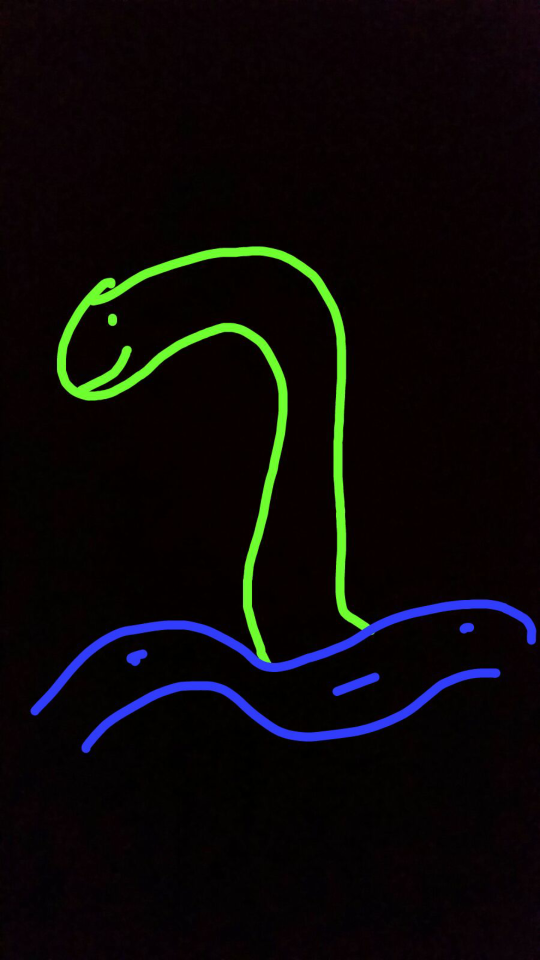
#> input picture test/data/images/image1.png, 1080 x 1920 px (shown at 1/2 size)
$ python -i images.py   (imports and definitions only)
#> lines starting #> are read from the running program, lines starting #| are printed output that depends on the picture
import random
import numpy as np
import cv2
from typing import Union, List
from typing import Any
from typing import Tuple
from collections import OrderedDict

# Deeplodocus imports
from deeplodocus.utils.notification import Notification
from deeplodocus.flags.notif import *
from deeplodocus.data.transform.transform_data import TransformData
from deeplodocus.flags.lib import *
"""
This file contains all the default transforms for images
"""


# [89 lines that did not run here, left out]


def crop(image: np.array, coords: Union[List, Tuple], resize: bool = False) -> Tuple[np.array, None]:
    """
    AUTHORS:
    --------

    :author: Samuel Westlake
    :author: Alix Leroy

    DESCRIPTION:
    ------------

    Crop an image at specific coordinates

    PARAMETERS:
    -----------

    :param image:  (np.array): The input image
    :param coords: (list): The coordinates to be cropped
    :param resize: (bool) Whether or not to resize the image to the original shape after cropping

    RETURN:
    -------

    :return (np.array): The cropped image
    :return: None
    """
    x0, y0, x1, y1 = coords
    if resize:
        height, width = image.shape[0:2]
        return cv2.resize(image[y0: y1, x0: x1, ...], (width, height)), None
    else:
        return image[y0: y1, x0: x1, ...], None


# [44 lines that did not run here, left out]


def blur(image: np.array, kernel_size: int) -> Tuple[Any, None]:
    """
    AUTHORS:
    --------

    :author: Alix Leroy

    DESCRIPTION:
    ------------

    Apply a blur to the image

    PARAMETERS:
    -----------

    :param image (np.array): The image to transform
    :param kernel_size (int): Kernel size

    RETURN:
    -------

    :return: The blurred image
    :return: None
    """
    return cv2.blur(image, (int(kernel_size), int(kernel_size))), None


def adjust_gamma(image, gamma) -> Tuple[np.array, None]:
    """
    AUTHORS:
    --------

    :author: Alix Leroy

    DESCRIPTION:
    ------------

    Modify the gamma of the image

    PARAMETERS:
    -----------

    :param image: np.array: The image to transform
    :param gamma: float: Gamma value

    RETURN:
    -------

    :return: The transformed image
    :return: None
    """
    inv_gamma = 1.0 / gamma
    table = np.array([((i / 255.0) ** inv_gamma) * 255
                      for i in np.arange(0, 256)]).astype("uint8")
    return cv2.LUT(image, table), None


def resize(image: np.array, shape, keep_aspect: bool = False, padding: int = 0, method=None) -> Tuple[np.array, None]:
    """
    AUTHORS:
    --------

    :author: Samuel Westlake
    :author: Alix Leroy

    DESCRIPTION:
    ------------

    Resize an image

    PARAMETERS:
    -----------

    :param image: np.array: input image
    :param shape: tuple: target shape
    :param keep_aspect->bool, whether or not the aspect ration should be kept
    :param padding: int, value for padding if keep_aspect is True

    RETURN:
    -------

    :return (np.array): Image of size shape
    :return: None
    """
    if method is None:
        # If we want to reduce the image
        if image.shape[0] * image.shape[1] > shape[0] * shape[1]:
            method = cv2.INTER_LINEAR_EXACT  # Use the Bilinear Interpolation
        # If we prefer to increase the size
        else:
            method = cv2.INTER_CUBIC  # Use the Bicubic interpolation

    # TODO : Get the method in a more pythonic way
    else:
        if method == "nearest":
            method = cv2.INTER_NEAREST
        elif method == "linear":
            method = cv2.INTER_LINEAR
        else:
            method = cv2.INTER_CUBIC

    # If we want to keep the aspect
    if keep_aspect:
        scale = min(np.asarray((shape[1], shape[0])) / np.asarray(image.shape[0:2]))
        image = cv2.resize(image, (0, 0), fx=scale, fy=scale, interpolation=method)
        image, _ = pad(image, shape, padding)

    else:
        image = cv2.resize(image, (shape[0], shape[1]), interpolation=method)

    if image.ndim < 3:
        image = image[:, :, np.newaxis]

    return image, None


def pad(image, shape, value: int = 0) -> Tuple[np.array, None]:
    """
    AUTHORS:
    --------

    :author: Samuel Westlake
    :author: Alix Leroy

    DESCRIPTION:
    ------------

    Pads an image to self.x_size with a given value with the image centred

    PARAMETERS;
    -----------
    :param shape: (np.array): input image
    :param image: (np.array): input image
    :param value:  (int): Padding value

    RETURN:
    -------

    :return padded(np.array): Padded image
    :return: None
    """
    if image.ndim == 3:
        padded = np.zeros((int(shape[1]), int(shape[0]), image.shape[2]))
    else:
        padded = np.zeros((int(shape[1]), int(shape[0])))
    padded.fill(value)
    y0 = int((shape[1] - image.shape[0]) / 2)
    x0 = int((shape[0] - image.shape[1]) / 2)
    y1 = y0 + image.shape[0]
    x1 = x0 + image.shape[1]
    padded[y0:y1, x0:x1, ...] = image
    return padded, None


def channel_shift(image: np.array, shift: int)-> Tuple[np.array, None]:
    """
    AUTHORS:
    --------

    :author: Samuel Westlake
    :author: Alix Leroy

    DESCRIPTION:
    ------------

    Shift channels of a particular intensity value

    PARAMETERS:
    -----------

    :param image (np.array): The input image
    :param shift (int): The intensity of the shift

    RETURN:
    -------

    :return image(np.array): The image with the shifted channels
    :return: None
    """

    # Shift the channel of X intensity
    for ch in range(image.shape[2]):
        image[:, :, ch] += shift[ch]

    # Saturate channels too large
    image[image < 0] = 0
    image[image > 255] = 255
    return image, None


# [42 lines that did not run here, left out]


# [41 lines that did not run here, left out]


# [43 lines that did not run here, left out]


def rotate(image: np.array, angle: float) -> Tuple[np.array, None]:
    """
    AUTHORS:

    :author: Samuel Westlake
    :author: Alix Leroy

    DESCRIPTION:
    ------------

    Rotate an image

    PARAMETERS:
    -----------

    :param image (np.array): The input image
    :param angle (float): The rotation angle

    RETURN:
    -------

    :return: The rotated image
    :return: None
    """
    # Get the image shape
    shape = image.shape

    # Get the number of columns and rows
    rows, cols = shape[0:2]

    # Create an affine transformation
    m = cv2.getRotationMatrix2D((cols / 2, rows / 2), angle, 1)

    # Transform the image and return it
    return cv2.warpAffine(image, m, (cols, rows)), None


# [63 lines that did not run here, left out]


def gaussian_blur(image: np.array, kernel_size: int) -> Tuple[np.array, None]:
    """
    AUTHORS:
    --------

    :author: Alix Leroy

    DESCRIPTION:
    ------------

    Apply an gaussian blur to the image

    PARAMETERS:
    -----------

    :param image:
    :param kernel_size:

    RETURN:
    -------

    :return:
    """
    return cv2.GaussianBlur(image, (int(kernel_size), int(kernel_size)), 0), None


def median_blur(image: np.array, kernel_size: int) -> Tuple[np.array, None]:

    """
    AUTHORS:
    --------

    :author: Alix Leroy

    DESCRIPTION:
    ------------

    Apply an medium blur to the image

    PARAMETERS:
    -----------

    :param image (np.array): Input image
    :param kernel_size (int): Size of the kernel

    For more information, please check [OpenCV documentation on the median filter](    https://docs.opencv.org/4.0.1/d4/d86/group__imgproc__filter.html#ga564869aa33e58769b4469101aac458f9)


    RETURN:
    -------

    :return (np.array): The blurred image
    :return: None
    """
    return cv2.medianBlur(image, int(kernel_size)), None


def bilateral_blur(image: np.array, diameter: int, sigma_color: int, sigma_space: int) -> Tuple[np.array, None]:
    """
    AUTHORS:
    --------

    :author: Alix Leroy

    DESCRIPTION:
    ------------

    Apply an bilateral blur to the image

    PARAMETERS:
    -----------

    :param image (np.array): The input image
    :param diameter (int): Diameter of the kernel
    :param sigma_color (int):  Sigma value of the color space
    :param sigma_space (int):  Sigma value of the coordinate space

    For more information, please check [OpenCV documentation on the bilateral filter](https://docs.opencv.org/4.0.1/d4/d86/group__imgproc__filter.html#ga9d7064d478c95d60003cf839430737ed)

    RETURN:
    -------

    :return (np.array): The blurred image
    :return: None
    """
    return cv2.bilateralFilter(image, diameter, sigma_color, sigma_space), None


def grayscale(image: np.array) -> Tuple[np.array, None]:
    """
    AUTHORS:
    --------

    :author: Alix Leroy

    DESCRIPTION:
    ------------

    Convert an RGB(a) image to grayscale

    PARAMETERS:
    -----------

    :param image (np.array): The image to transform to grayscale

    RETURN:
    -------

    :return image(np.array): The grayscale image
    :return: None
    """

    _, _, channels = image.shape

    if channels == 4:
        image, _ = convert_rgba2bgra(image)
        return cv2.cvtColor(image, cv2.COLOR_BGRA2GRAY), None
    elif channels == 3:
        image, _ = convert_rgba2bgra(image)
        return cv2.cvtColor(image, cv2.COLOR_BGR2GRAY), None
    else:
        return image, None


def convert_bgra2rgba(image: np.array) ->Tuple[np.array, None]:
    """
    AUTHORS:
    --------

    :author: Alix Leroy

    DESCRIPTION:
    ------------

    Convert BGR(alpha) image to RGB(alpha) image

    PARAMETERS:
    -----------

    :param image (np.array): image to convert

    RETURN:
    -------

    :return image(np.array): a RGB(alpha) image
    """

    # Get the number of channels in the image
    _, _, channels = image.shape

    # Handle BGR and BGR(A) images
    if channels == 3:
        image = image[:, :, (2, 1, 0)]
    elif channels == 4:
        image = image[:, :, (2, 1, 0, 3)]
    return image, None


def convert_rgba2bgra(image) ->Tuple[np.array, None]:
    """
    AUTHORS:
    --------

    :author: Alix Leroy

    DESCRIPTION:
    ------------

    Convert RGB(alpha) image to BGR(alpha) image

    PARAMETERS:
    -----------

    :param image: image to convert

    RETURN:
    -------

    :return: a RGB(alpha) image
    """

    # Get the number of channels in the image
    _, _, channels = image.shape

    # Handle RGB and RGB(A) images
    if channels == 3:
        image = image[:, :, (2, 1, 0)]
    elif channels == 4:
        image = image[:, :, (2, 1, 0, 3)]

    # Return the transform image and None
    return image, None


def remove_channel(image: np.array, index_channel: int)->Tuple[np.array, None]:
    """
    AUTHORS:
    --------

    :author: Alix Leroy

    DESCRIPTION:
    ------------

    Remove a channel from the image

    PARAMETERS:
    -----------

    :param image (np.array): The input image
    :param index_channel (int): The index of the channel to remove

    RETURN:
    -------

    :return (np.array): The image without the selected channel
    :return: None
    """
    return np.delete(image, index_channel, -1), None

"""
"
" SEMANTIC SEGMENTATION
"
"""


# [102 lines left out: functions color2label, label2color, not called in this run]

>>> import cv2
>>> picture = cv2.imread('../../../test/data/images/image1.png', cv2.IMREAD_GRAYSCALE)
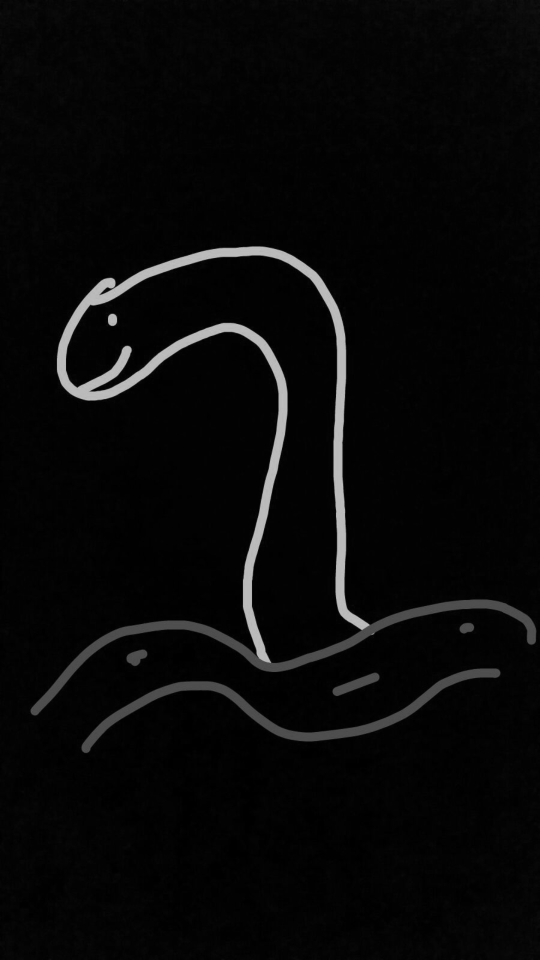
#> picture: shape (1920, 1080) (shown at 1/2 size); min 0, max 203, mean 8.5
#> (the run stopped early here; a loop or call above may not have finished)
